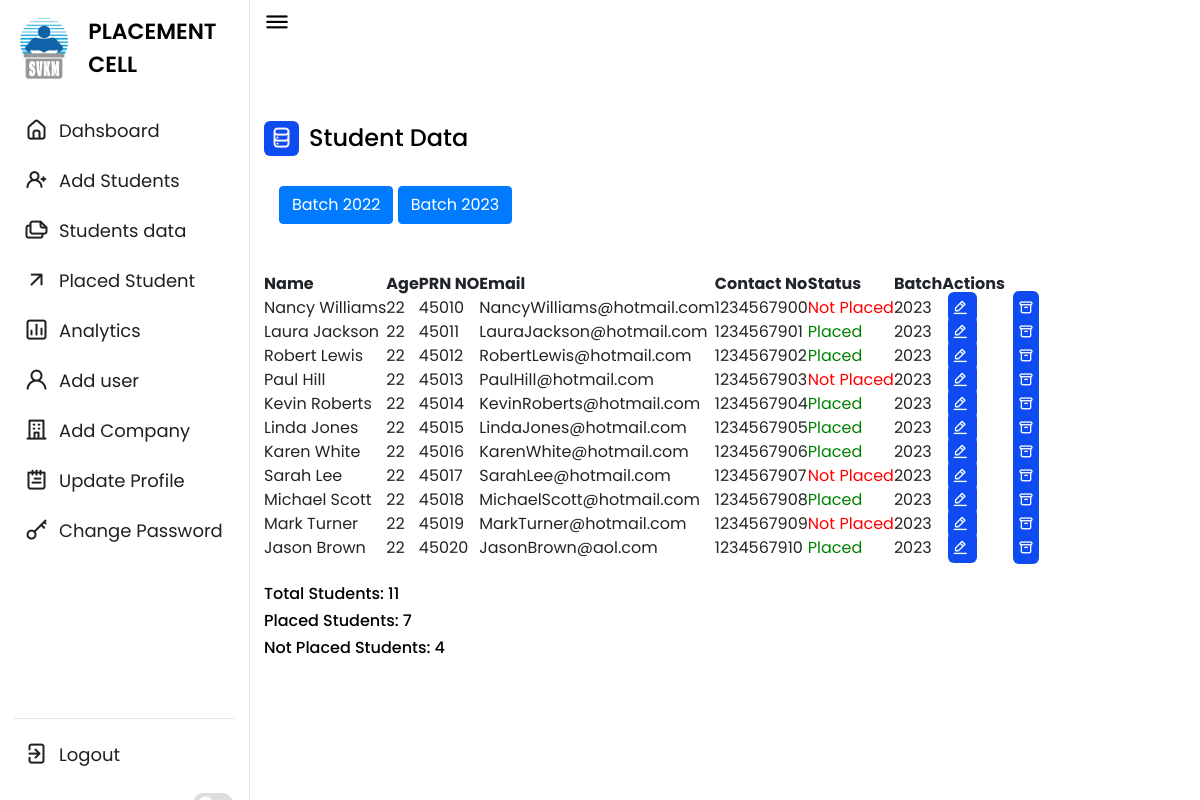
Page /student_data.php (signed in) on the earlier database version.
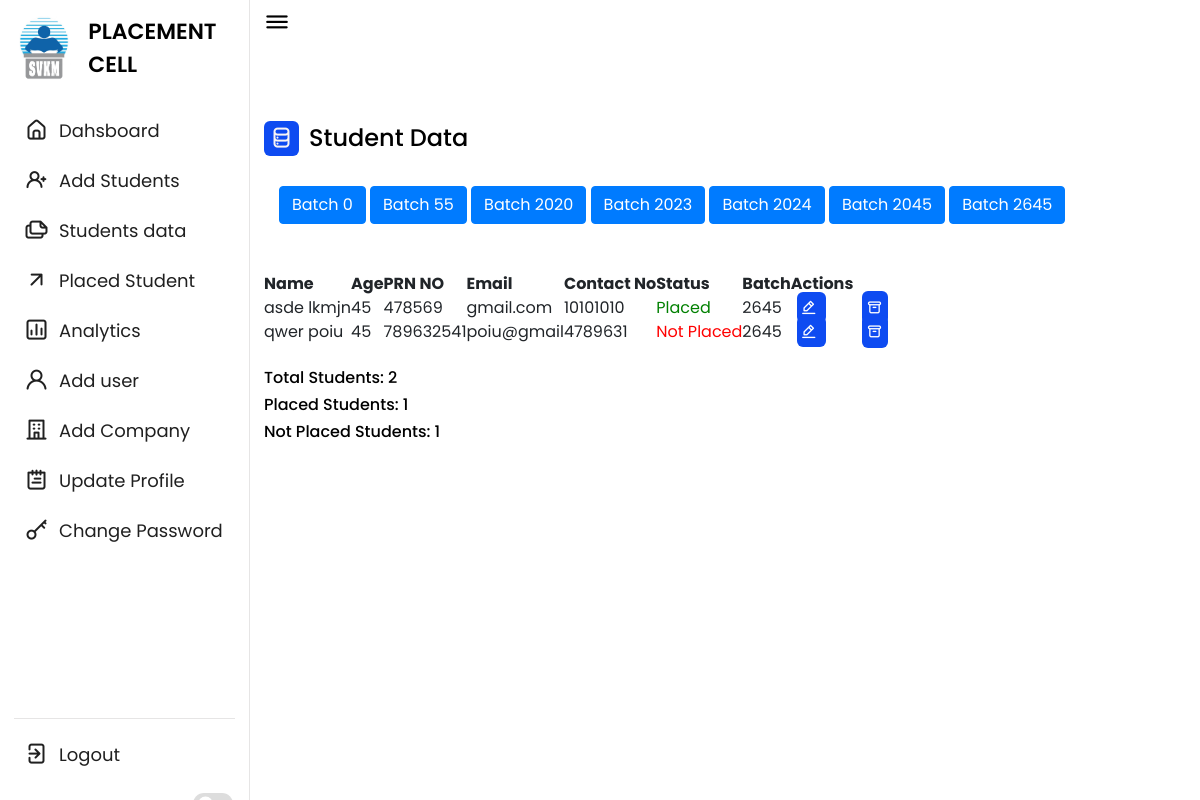
Same page on the later database version.
### tables this page shows
CREATE TABLE `student` (
  `fname` varchar(10) NOT NULL,
  `lname` varchar(10) NOT NULL,
  `prn` bigint(11) NOT NULL,
  `sap` bigint(11) NOT NULL,
  `batch` int(11) NOT NULL,
  `contact` bigint(11) NOT NULL,
  `email` varchar(30) NOT NULL,
  `age` int(11) NOT NULL,
  `branch` varchar(10) NOT NULL,
  `cgpa` float NOT NULL,
  `status` int(10) NOT NULL
);

### student_data.php (the view, shortened to what the changed rows need)
<!DOCTYPE html>
<html lang="en">
<head>
          <link rel="stylesheet" type="text/css" href="css/lib.2.css">
          <link rel="stylesheet" type="text/css" href="css/light.css">
          <link rel="stylesheet" type="text/css" href="css/bootstrap5.css">
  <link rel="stylesheet" href="css/style.css">
     <link rel="stylesheet" href="https://unicons.iconscout.com/release/v4.0.0/css/line.css">
     <link rel="stylesheet" href="https://unicons.iconscout.com/release/v4.0.0/css/line.css">
      <link rel="stylesheet" href="https://cdn.jsdelivr.net/npm/bootstrap@4.6.2/dist/css/bootstrap.min.css">
        </head>
        <body data-theme="light" data-layout="fluid">
        <nav>
        <div class="logo-name">
        </div>
        <div class="menu-items">
        <?php
            include 'partials/_dbconnect.php';
            $uname = $_SESSION['username'];
            $sql = "SELECT `role` FROM `users` WHERE username= '$uname' ";
            $result = mysqli_query($conn , $sql);
            $num = mysqli_num_rows($result);
            $admin_or_faculty = $num;
            ?>
        </div>
    </nav>
<?php
if($admin_or_faculty>0) {
?>
        <div class="dashboard">
        <div class="top" style="background-color: transparent;">
            <i class="uil uil-bars sidebar-toggle"></i>
        </div>
        <div class='dash-content'>
        <div class='overview'>
            <div class='title'>
                <i class=' uil-database-alt'></i>
                <span class='text'>Student Data</span>
            </div>
            <div class='container'>
 <?php
             include 'partials/_dbconnect.php';
             $sql = "SELECT DISTINCT batch FROM `student` ORDER BY batch";
             $result = mysqli_query($conn , $sql);
             $num = mysqli_num_rows($result);
             $i=0;
   while($i < $num){
    $row = mysqli_fetch_assoc($result);
        $batch=$row['batch'];
            echo "
             <button type='button' class='btn btn-primary flex-column' data-toggle='modal' data-target='#myModal".$i."'>
               Batch ". $row['batch'] ."
             </button>";
                echo  "
                 <div class='modal fade' id='myModal".$i."'>
                <div class='modal-dialog modal-xl'>
                  <div class='modal-content'>
                <div class='modal-header'>
                     <h4 class='modal-title'>Student Data</h4>
                     <button type='button' class='close' data-dismiss='modal'>&times;</button>
                   </div>";
?>
                                      <?php
            $sqli = "SELECT * FROM `student` WHERE `batch`=$batch";
            $results = mysqli_query($conn , $sqli);
             $nums = mysqli_num_rows($results);
                $j = 0;
            if($nums>0){
                while ($j<$nums) {
                $rows = mysqli_fetch_assoc($results);
                if($rows['status'] == 0){
                  $status = "<select name='status' required>
                <option value='0'>Not Placed </option>
                <option value='1'>Placed </option>
                </select>";
                }
                else{
                  $status= '<a style="color:green;"> Placed </a>';
                }
          $j++;
                }
            }
            ?>
       <?php
       echo "<div class='modal-footer'>
                     <button type='button' class='btn btn-secondary' data-dismiss='modal'>Close</button>
                   </div>
                 </div>
               </div>
             </div>
           "; $i=$i+1;
        }
   ?>
</div>
<br> <br>
            <table id="myTable">
            <thead>
              <tr>
                <th>Name</th>
                <th>Age</th>
                <th>PRN NO</th>
                <th>Email</th>
                <th>Contact No</th>
                <th>Status</th>
                <th>Batch</th>
                <th>Actions</th>
              </tr>
            </thead>
            <tbody>
            <?php
            $sql = "SELECT * FROM `student` WHERE batch = (SELECT MAX(batch) FROM student)";
            $result = mysqli_query($conn , $sql);
            $num = mysqli_num_rows($result);
                $i = 0;
            if($num>0){
                while ($i<$num) {
                $row = mysqli_fetch_assoc($result);
                if($row['status'] == 0){
                  $status = '<a style="color:red;"> Not Placed </a>';
                }
                else{
                  $status= '<a style="color:green;"> Placed </a>';
                }
          echo "<tr>
                <td>".$row['fname']." ".$row['lname']."</td>
            <td>".$row['age']."</td>
            <td>".$row['prn']."</td>
            <td>".$row['email']."</td>
            <td>".$row['contact']."</td>
            <td>".$status."</td>
            <td>".$row['batch']."</td>
            <td>
            <span style='    background-color: var(--primary-color);
            border-radius: 6px;
            color: var(--title-icon-color);
            width: 19px;
            justify-content: center;
            align-items: center;
            text-align: center;  margin-left: 6px; padding: 4px;'> <a style='color: white;' class='edit' title='Edit' data-toggle='modal' data-target='#myEditModal".$i."'> <i class=' uil-edit-alt'> </i> </a> </span>
            <span style='background-color: var(--primary-color);
            border-radius: 6px;
            color: var(--title-icon-color);
            width: 19px;
            justify-content: center;
            align-items: center;
            text-align: center;  margin-left: 36px; padding: 5px;'> <a title='Delete' href='delete-process.php?prn=".$row['prn']."' style='color: white;' > <i class='uil-archive-alt' class='delete'> </i> </a> </span>
             </td>
          </tr>";
                          echo "<div class='modal-body'>"; ?>
                </div>
             <?php   $i++;
                }
            }
            ?>
          <?php
          $sql1="SELECT COUNT(*) AS toal_students FROM `student` WHERE batch = (SELECT MAX(batch) FROM student)";
          $sql2 = "SELECT COUNT(*) AS placed_students FROM `student` WHERE batch =  (SELECT MAX(batch) FROM student) AND status=1";
          $sql3 = "SELECT COUNT(*)AS not_placed FROM `student` WHERE batch =  (SELECT MAX(batch) FROM student) AND status=0";
          $result1=mysqli_query($conn,$sql1);
          $result2=mysqli_query($conn,$sql2);
          $result3=mysqli_query($conn,$sql3);
          $ro1=mysqli_fetch_assoc($result1);
          $ro2=mysqli_fetch_assoc($result2);
          $ro3=mysqli_fetch_assoc($result3);
          echo "<br><h6>Total Students: ".$ro1['toal_students']."  </h6>
                 <h6> Placed Students: ".$ro2['placed_students']."  </h6>
                 <h6> Not Placed Students: ".$ro3['not_placed']."  </h6>";
}
?>
 <link rel="stylesheet" href="//cdn.datatables.net/1.12.1/css/jquery.dataTables.min.css">
</body>
</html>

Differences in the rows shown:
removed student: fname "Nancy", lname "Williams", age "22", prn "45010", email "NancyWilliams@hotmail.com", contact "1234567900", status "Not Placed", batch "2023"
removed student: fname "Laura", lname "Jackson", age "22", prn "45011", email "LauraJackson@hotmail.com", contact "1234567901", status "Placed", batch "2023"
removed student: fname "Robert", lname "Lewis", age "22", prn "45012", email "RobertLewis@hotmail.com", contact "1234567902", status "Placed", batch "2023"
removed student: fname "Paul", lname "Hill", age "22", prn "45013", email "PaulHill@hotmail.com", contact "1234567903", status "Not Placed", batch "2023"
removed student: fname "Kevin", lname "Roberts", age "22", prn "45014", email "KevinRoberts@hotmail.com", contact "1234567904", status "Placed", batch "2023"
removed student: fname "Linda", lname "Jones", age "22", prn "45015", email "LindaJones@hotmail.com", contact "1234567905", status "Placed", batch "2023"
removed student: fname "Karen", lname "White", age "22", prn "45016", email "KarenWhite@hotmail.com", contact "1234567906", status "Placed", batch "2023"
removed student: fname "Sarah", lname "Lee", age "22", prn "45017", email "SarahLee@hotmail.com", contact "1234567907", status "Not Placed", batch "2023"
removed student: fname "Michael", lname "Scott", age "22", prn "45018", email "MichaelScott@hotmail.com", contact "1234567908", status "Placed", batch "2023"
removed student: fname "Mark", lname "Turner", age "22", prn "45019", email "MarkTurner@hotmail.com", contact "1234567909", status "Not Placed", batch "2023"
removed student: fname "Jason", lname "Brown", age "22", prn "45020", email "JasonBrown@aol.com", contact "1234567910", status "Placed", batch "2023"
added student: fname "asde", lname "lkmjn", age "45", prn "478569", email "gmail.com", contact "10101010", status "Placed", batch "2645"
added student: fname "qwer", lname "poiu", age "45", prn "789632541", email "poiu@gmail", contact "4789631", status "Not Placed", batch "2645"
Other differences:
$ro1['toal_students']: "11" → "2"
$ro2['placed_students']: "7" → "1"
$ro3['not_placed']: "4" → "1"
new list line: "Batch 0"
new list line: "Batch 55"
new list line: "Batch 2020"
new list line: "Batch 2024"
new list line: "Batch 2045"
new list line: "Batch 2645"
list line gone: "Batch 2022"
